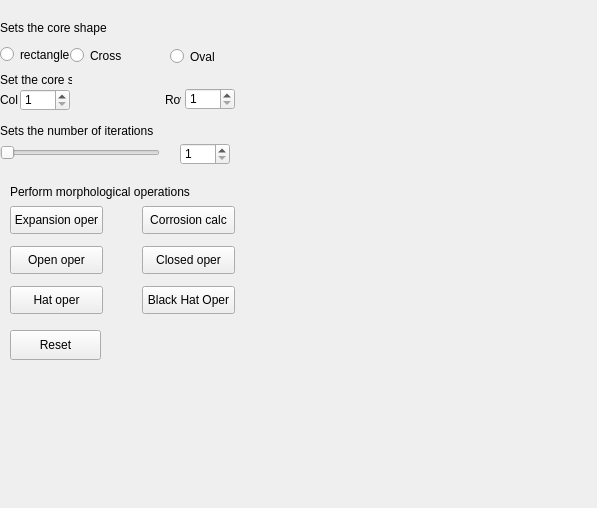
<?xml version="1.0" encoding="UTF-8"?>
<ui version="4.0">
 <class>morphology</class>
 <widget class="QWidget" name="morphology">
  <property name="geometry">
   <rect>
    <x>0</x>
    <y>0</y>
    <width>597</width>
    <height>508</height>
   </rect>
  </property>
  <property name="windowTitle">
   <string>Form</string>
  </property>
  <widget class="QWidget" name="structureElementWidget" native="true">
   <property name="geometry">
    <rect>
     <x>0</x>
     <y>10</y>
     <width>241</width>
     <height>161</height>
    </rect>
   </property>
   <widget class="QRadioButton" name="rectSE">
    <property name="geometry">
     <rect>
      <x>0</x>
      <y>35</y>
      <width>71</width>
      <height>19</height>
     </rect>
    </property>
    <property name="text">
     <string>rectangle</string>
    </property>
   </widget>
   <widget class="QRadioButton" name="crossSE">
    <property name="geometry">
     <rect>
      <x>70</x>
      <y>36</y>
      <width>81</width>
      <height>19</height>
     </rect>
    </property>
    <property name="text">
     <string>Cross</string>
    </property>
   </widget>
   <widget class="QRadioButton" name="ellipseSE">
    <property name="geometry">
     <rect>
      <x>170</x>
      <y>37</y>
      <width>71</width>
      <height>19</height>
     </rect>
    </property>
    <property name="text">
     <string>Oval</string>
    </property>
   </widget>
   <widget class="QLabel" name="label_2">
    <property name="geometry">
     <rect>
      <x>0</x>
      <y>10</y>
      <width>111</width>
      <height>16</height>
     </rect>
    </property>
    <property name="text">
     <string>Sets the core shape</string>
    </property>
   </widget>
   <widget class="QLabel" name="label_3">
    <property name="geometry">
     <rect>
      <x>0</x>
      <y>113</y>
      <width>181</width>
      <height>16</height>
     </rect>
    </property>
    <property name="text">
     <string>Sets the number of iterations</string>
    </property>
   </widget>
   <widget class="QSlider" name="iterationSlider">
    <property name="geometry">
     <rect>
      <x>0</x>
      <y>133</y>
      <width>160</width>
      <height>19</height>
     </rect>
    </property>
    <property name="minimum">
     <number>1</number>
    </property>
    <property name="maximum">
     <number>20</number>
    </property>
    <property name="orientation">
     <enum>Qt::Horizontal</enum>
    </property>
   </widget>
   <widget class="QSpinBox" name="iterationSpinBox">
    <property name="geometry">
     <rect>
      <x>180</x>
      <y>133</y>
      <width>50</width>
      <height>22</height>
     </rect>
    </property>
    <property name="minimum">
     <number>1</number>
    </property>
    <property name="maximum">
     <number>20</number>
    </property>
   </widget>
   <widget class="QLabel" name="label_4">
    <property name="geometry">
     <rect>
      <x>0</x>
      <y>62</y>
      <width>72</width>
      <height>15</height>
     </rect>
    </property>
    <property name="text">
     <string>Set the core size</string>
    </property>
   </widget>
   <widget class="QLabel" name="label_5">
    <property name="geometry">
     <rect>
      <x>0</x>
      <y>82</y>
      <width>31</width>
      <height>16</height>
     </rect>
    </property>
    <property name="text">
     <string>Col</string>
    </property>
   </widget>
   <widget class="QSpinBox" name="kernelColumnSpinBox">
    <property name="geometry">
     <rect>
      <x>20</x>
      <y>79</y>
      <width>50</width>
      <height>22</height>
     </rect>
    </property>
    <property name="minimum">
     <number>1</number>
    </property>
    <property name="maximum">
     <number>20</number>
    </property>
   </widget>
   <widget class="QLabel" name="label_6">
    <property name="geometry">
     <rect>
      <x>165</x>
      <y>82</y>
      <width>16</width>
      <height>16</height>
     </rect>
    </property>
    <property name="text">
     <string>Row</string>
    </property>
   </widget>
   <widget class="QSpinBox" name="kernelRowSpinBox">
    <property name="geometry">
     <rect>
      <x>185</x>
      <y>78</y>
      <width>50</width>
      <height>22</height>
     </rect>
    </property>
    <property name="minimum">
     <number>1</number>
    </property>
    <property name="maximum">
     <number>20</number>
    </property>
   </widget>
  </widget>
  <widget class="QWidget" name="morphologyWidget" native="true">
   <property name="geometry">
    <rect>
     <x>0</x>
     <y>179</y>
     <width>241</width>
     <height>141</height>
    </rect>
   </property>
   <widget class="QPushButton" name="openButton">
    <property name="geometry">
     <rect>
      <x>10</x>
      <y>67</y>
      <width>93</width>
      <height>28</height>
     </rect>
    </property>
    <property name="text">
     <string>Open oper</string>
    </property>
   </widget>
   <widget class="QPushButton" name="closeButton">
    <property name="geometry">
     <rect>
      <x>142</x>
      <y>67</y>
      <width>93</width>
      <height>28</height>
     </rect>
    </property>
    <property name="text">
     <string>Closed oper</string>
    </property>
   </widget>
   <widget class="QPushButton" name="erosionButton">
    <property name="geometry">
     <rect>
      <x>142</x>
      <y>27</y>
      <width>93</width>
      <height>28</height>
     </rect>
    </property>
    <property name="text">
     <string>Corrosion calc</string>
    </property>
   </widget>
   <widget class="QPushButton" name="dilationButton">
    <property name="geometry">
     <rect>
      <x>10</x>
      <y>27</y>
      <width>93</width>
      <height>28</height>
     </rect>
    </property>
    <property name="text">
     <string>Expansion oper</string>
    </property>
   </widget>
   <widget class="QPushButton" name="hatButton">
    <property name="geometry">
     <rect>
      <x>10</x>
      <y>107</y>
      <width>93</width>
      <height>28</height>
     </rect>
    </property>
    <property name="text">
     <string>Hat oper</string>
    </property>
   </widget>
   <widget class="QPushButton" name="blackHatButton">
    <property name="geometry">
     <rect>
      <x>142</x>
      <y>107</y>
      <width>93</width>
      <height>28</height>
     </rect>
    </property>
    <property name="text">
     <string>Black Hat Oper</string>
    </property>
   </widget>
   <widget class="QLabel" name="label">
    <property name="geometry">
     <rect>
      <x>10</x>
      <y>5</y>
      <width>221</width>
      <height>16</height>
     </rect>
    </property>
    <property name="text">
     <string>Perform morphological operations</string>
    </property>
   </widget>
  </widget>
  <widget class="QWidget" name="widget" native="true">
   <property name="geometry">
    <rect>
     <x>10</x>
     <y>320</y>
     <width>231</width>
     <height>41</height>
    </rect>
   </property>
   <widget class="QPushButton" name="resetButton">
    <property name="geometry">
     <rect>
      <x>0</x>
      <y>10</y>
      <width>91</width>
      <height>30</height>
     </rect>
    </property>
    <property name="text">
     <string>Reset</string>
    </property>
   </widget>
  </widget>
 </widget>
 <resources/>
 <connections/>
</ui>
